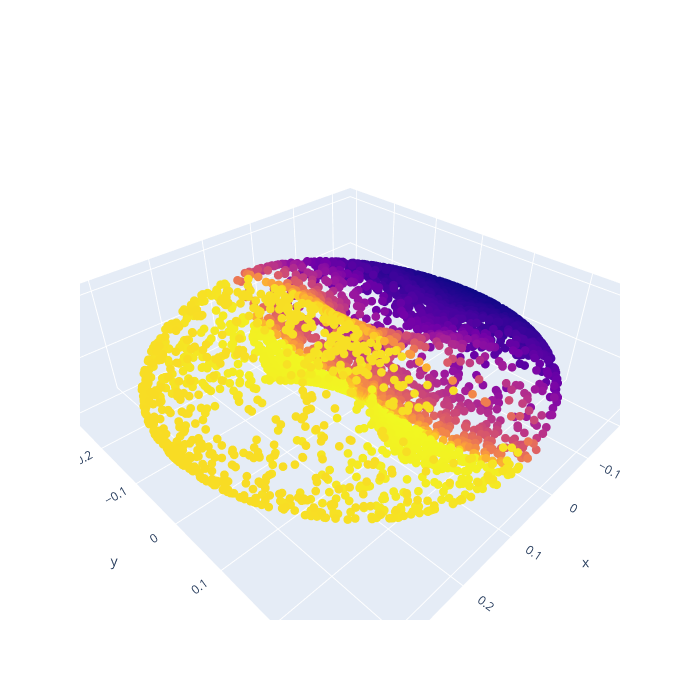

Notebook code for this chart:
### Code cell
#PCA
pca = PCA(n_components=5)
data_pca = pca.fit(penta3).transform(penta3)

print('Explained Variance', pca.explained_variance_ratio_)

fig = go.Figure(data=[go.Scatter3d(
    x=data_pca[:,0], y=data_pca[:,1], z=data_pca[:,2], 
    mode ='markers', 
    marker=dict(size = 3, color =energy, colorscale='plasma' , opacity = 1)
)])


fig.update_layout(autosize=False, width=700, height=700)  

fig.show()

### Figure 1 — Plotly figure (JSON) as saved in the notebook; plotly's stock layout.template omitted (floating-point values rounded to 4 significant figures; data arrays with more than 128 entries replaced by an {"elided": "..."} marker saying what was removed)
{"data": [{"marker": {"color": {"elided": "3999 float values"}, "colorscale": [[0, "#0d0887"], [0.1111, "#46039f"], [0.2222, "#7201a8"], [0.3333, "#9c179e"], [0.4444, "#bd3786"], [0.5556, "#d8576b"], [0.6667, "#ed7953"], [0.7778, "#fb9f3a"], [0.8889, "#fdca26"], [1, "#f0f921"]], "opacity": 1, "size": 3}, "mode": "markers", "type": "scatter3d", "x": {"elided": "3999 float values"}, "y": {"elided": "3999 float values"}, "z": {"elided": "3999 float values"}}], "layout": {"autosize": false, "height": 700, "width": 700}}
